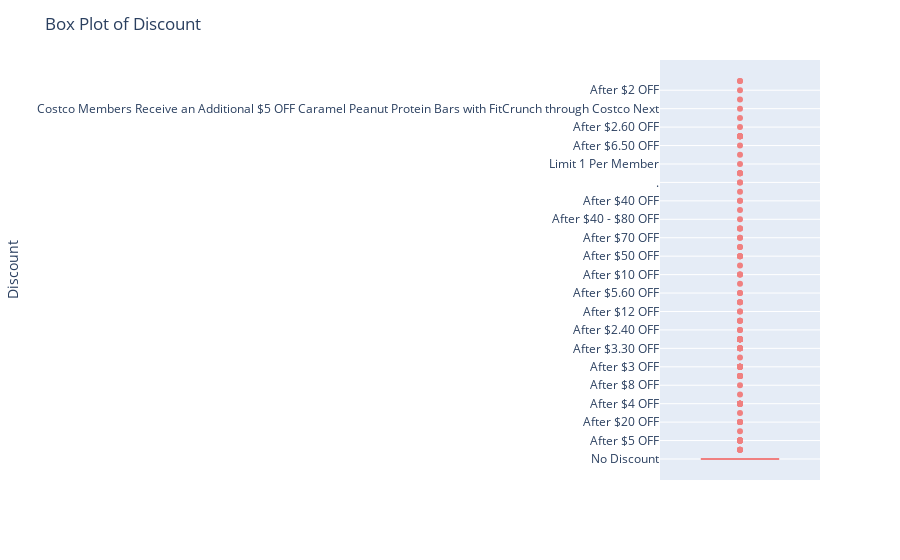

Here is the notebook cell this chart was saved with:
### Code cell
fig = px.box(df, y='Discount', color_discrete_sequence=['lightcoral'])
fig.update_layout(
    title='Box Plot of Discount',
    yaxis_title='Discount'
)
fig.show()

### Figure 1 — Plotly figure (JSON) as saved in the notebook; plotly's stock layout.template omitted (floating-point values rounded to 4 significant figures; data arrays with more than 128 entries replaced by an {"elided": "..."} marker saying what was removed)
{"data": [{"alignmentgroup": "True", "hovertemplate": "Discount=%{y}<extra></extra>", "legendgroup": "", "marker": {"color": "lightcoral"}, "name": "", "notched": false, "offsetgroup": "", "orientation": "v", "showlegend": false, "type": "box", "x0": " ", "xaxis": "x", "y": {"elided": "1757 str values"}, "y0": " ", "yaxis": "y"}], "layout": {"boxmode": "group", "legend": {"tracegroupgap": 0}, "margin": {"t": 60}, "title": {"text": "Box Plot of Discount"}, "xaxis": {"anchor": "y", "domain": [0, 1]}, "yaxis": {"anchor": "x", "domain": [0, 1], "title": {"text": "Discount"}}}}
